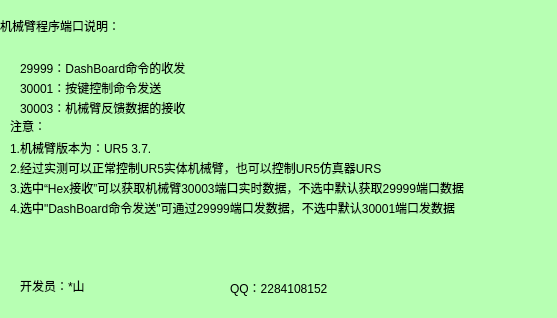
<?xml version="1.0" encoding="UTF-8"?>
<ui version="4.0">
 <class>explain</class>
 <widget class="QDialog" name="explain">
  <property name="geometry">
   <rect>
    <x>0</x>
    <y>0</y>
    <width>557</width>
    <height>318</height>
   </rect>
  </property>
  <property name="windowTitle">
   <string>Dialog</string>
  </property>
  <property name="styleSheet">
   <string notr="true">background-color: rgb(183, 255, 179);</string>
  </property>
  <widget class="QLabel" name="label">
   <property name="geometry">
    <rect>
     <x>0</x>
     <y>10</y>
     <width>131</width>
     <height>31</height>
    </rect>
   </property>
   <property name="text">
    <string>机械臂程序端口说明：</string>
   </property>
  </widget>
  <widget class="QLabel" name="label_2">
   <property name="geometry">
    <rect>
     <x>20</x>
     <y>60</y>
     <width>221</width>
     <height>16</height>
    </rect>
   </property>
   <property name="text">
    <string>29999：DashBoard命令的收发</string>
   </property>
  </widget>
  <widget class="QLabel" name="label_3">
   <property name="geometry">
    <rect>
     <x>20</x>
     <y>80</y>
     <width>161</width>
     <height>16</height>
    </rect>
   </property>
   <property name="text">
    <string>30001：按键控制命令发送</string>
   </property>
  </widget>
  <widget class="QLabel" name="label_4">
   <property name="geometry">
    <rect>
     <x>20</x>
     <y>100</y>
     <width>171</width>
     <height>16</height>
    </rect>
   </property>
   <property name="text">
    <string>30003：机械臂反馈数据的接收</string>
   </property>
  </widget>
  <widget class="QLabel" name="label_5">
   <property name="geometry">
    <rect>
     <x>10</x>
     <y>120</y>
     <width>54</width>
     <height>12</height>
    </rect>
   </property>
   <property name="text">
    <string>注意：</string>
   </property>
  </widget>
  <widget class="QLabel" name="label_6">
   <property name="geometry">
    <rect>
     <x>10</x>
     <y>140</y>
     <width>141</width>
     <height>16</height>
    </rect>
   </property>
   <property name="text">
    <string>1.机械臂版本为：UR5 3.7.0</string>
   </property>
  </widget>
  <widget class="QLabel" name="label_7">
   <property name="geometry">
    <rect>
     <x>10</x>
     <y>160</y>
     <width>371</width>
     <height>16</height>
    </rect>
   </property>
   <property name="text">
    <string>2.经过实测可以正常控制UR5实体机械臂，也可以控制UR5仿真器URSim</string>
   </property>
  </widget>
  <widget class="QLabel" name="label_8">
   <property name="geometry">
    <rect>
     <x>20</x>
     <y>180</y>
     <width>81</width>
     <height>16</height>
    </rect>
   </property>
   <property name="text">
    <string/>
   </property>
  </widget>
  <widget class="QLabel" name="label_9">
   <property name="geometry">
    <rect>
     <x>10</x>
     <y>180</y>
     <width>481</width>
     <height>16</height>
    </rect>
   </property>
   <property name="text">
    <string>3.选中“Hex接收”可以获取机械臂30003端口实时数据，不选中默认获取29999端口数据</string>
   </property>
  </widget>
  <widget class="QLabel" name="label_10">
   <property name="geometry">
    <rect>
     <x>20</x>
     <y>200</y>
     <width>81</width>
     <height>16</height>
    </rect>
   </property>
   <property name="text">
    <string/>
   </property>
  </widget>
  <widget class="QLabel" name="label_11">
   <property name="geometry">
    <rect>
     <x>20</x>
     <y>270</y>
     <width>91</width>
     <height>31</height>
    </rect>
   </property>
   <property name="text">
    <string>开发员：*山</string>
   </property>
  </widget>
  <widget class="QLabel" name="label_12">
   <property name="geometry">
    <rect>
     <x>230</x>
     <y>280</y>
     <width>111</width>
     <height>16</height>
    </rect>
   </property>
   <property name="text">
    <string>QQ：2284108152</string>
   </property>
  </widget>
  <widget class="QLabel" name="label_13">
   <property name="geometry">
    <rect>
     <x>10</x>
     <y>200</y>
     <width>481</width>
     <height>16</height>
    </rect>
   </property>
   <property name="text">
    <string>4.选中&quot;DashBoard命令发送&quot;可通过29999端口发数据，不选中默认30001端口发数据</string>
   </property>
  </widget>
 </widget>
 <resources/>
 <connections/>
</ui>
